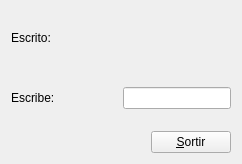
<?xml version="1.0" encoding="UTF-8"?>
<ui version="4.0">
 <class>MyForm</class>
 <widget class="QWidget" name="MyForm">
  <property name="geometry">
   <rect>
    <x>0</x>
    <y>0</y>
    <width>242</width>
    <height>164</height>
   </rect>
  </property>
  <property name="sizePolicy">
   <sizepolicy hsizetype="Minimum" vsizetype="Minimum">
    <horstretch>0</horstretch>
    <verstretch>0</verstretch>
   </sizepolicy>
  </property>
  <property name="windowTitle">
   <string>Form</string>
  </property>
  <layout class="QVBoxLayout" name="verticalLayout_3">
   <item>
    <layout class="QHBoxLayout" name="horizontalLayout_3">
     <item>
      <widget class="QLabel" name="label">
       <property name="sizePolicy">
        <sizepolicy hsizetype="MinimumExpanding" vsizetype="MinimumExpanding">
         <horstretch>0</horstretch>
         <verstretch>0</verstretch>
        </sizepolicy>
       </property>
       <property name="text">
        <string>Escrito:</string>
       </property>
      </widget>
     </item>
     <item>
      <widget class="MyQLabel" name="label_3">
       <property name="sizePolicy">
        <sizepolicy hsizetype="Minimum" vsizetype="Minimum">
         <horstretch>0</horstretch>
         <verstretch>0</verstretch>
        </sizepolicy>
       </property>
       <property name="text">
        <string/>
       </property>
       <property name="alignment">
        <set>Qt::AlignRight|Qt::AlignTrailing|Qt::AlignVCenter</set>
       </property>
      </widget>
     </item>
    </layout>
   </item>
   <item>
    <layout class="QHBoxLayout" name="horizontalLayout_8">
     <item>
      <widget class="QLabel" name="label_2">
       <property name="sizePolicy">
        <sizepolicy hsizetype="MinimumExpanding" vsizetype="MinimumExpanding">
         <horstretch>0</horstretch>
         <verstretch>0</verstretch>
        </sizepolicy>
       </property>
       <property name="text">
        <string>Escribe:</string>
       </property>
      </widget>
     </item>
     <item>
      <widget class="QLineEdit" name="lineEdit_2">
       <property name="sizePolicy">
        <sizepolicy hsizetype="Expanding" vsizetype="Fixed">
         <horstretch>0</horstretch>
         <verstretch>0</verstretch>
        </sizepolicy>
       </property>
      </widget>
     </item>
    </layout>
   </item>
   <item>
    <layout class="QHBoxLayout" name="horizontalLayout_7">
     <item>
      <spacer name="horizontalSpacer">
       <property name="orientation">
        <enum>Qt::Horizontal</enum>
       </property>
       <property name="sizeType">
        <enum>QSizePolicy::MinimumExpanding</enum>
       </property>
       <property name="sizeHint" stdset="0">
        <size>
         <width>40</width>
         <height>20</height>
        </size>
       </property>
      </spacer>
     </item>
     <item>
      <widget class="QPushButton" name="pushButton">
       <property name="text">
        <string>&amp;Sortir</string>
       </property>
      </widget>
     </item>
    </layout>
   </item>
  </layout>
 </widget>
 <customwidgets>
  <customwidget>
   <class>MyQLabel</class>
   <extends>QLabel</extends>
   <header>MyQLabel.h</header>
   <slots>
    <slot>getText(QString)</slot>
    <slot>showText()</slot>
   </slots>
  </customwidget>
 </customwidgets>
 <resources/>
 <connections>
  <connection>
   <sender>pushButton</sender>
   <signal>clicked()</signal>
   <receiver>MyForm</receiver>
   <slot>close()</slot>
   <hints>
    <hint type="sourcelabel">
     <x>231</x>
     <y>153</y>
    </hint>
    <hint type="destinationlabel">
     <x>210</x>
     <y>177</y>
    </hint>
   </hints>
  </connection>
  <connection>
   <sender>lineEdit_2</sender>
   <signal>textChanged(QString)</signal>
   <receiver>label_3</receiver>
   <slot>getText(QString)</slot>
   <hints>
    <hint type="sourcelabel">
     <x>231</x>
     <y>107</y>
    </hint>
    <hint type="destinationlabel">
     <x>164</x>
     <y>52</y>
    </hint>
   </hints>
  </connection>
  <connection>
   <sender>lineEdit_2</sender>
   <signal>returnPressed()</signal>
   <receiver>label_3</receiver>
   <slot>showText()</slot>
   <hints>
    <hint type="sourcelabel">
     <x>198</x>
     <y>85</y>
    </hint>
    <hint type="destinationlabel">
     <x>198</x>
     <y>47</y>
    </hint>
   </hints>
  </connection>
 </connections>
</ui>
